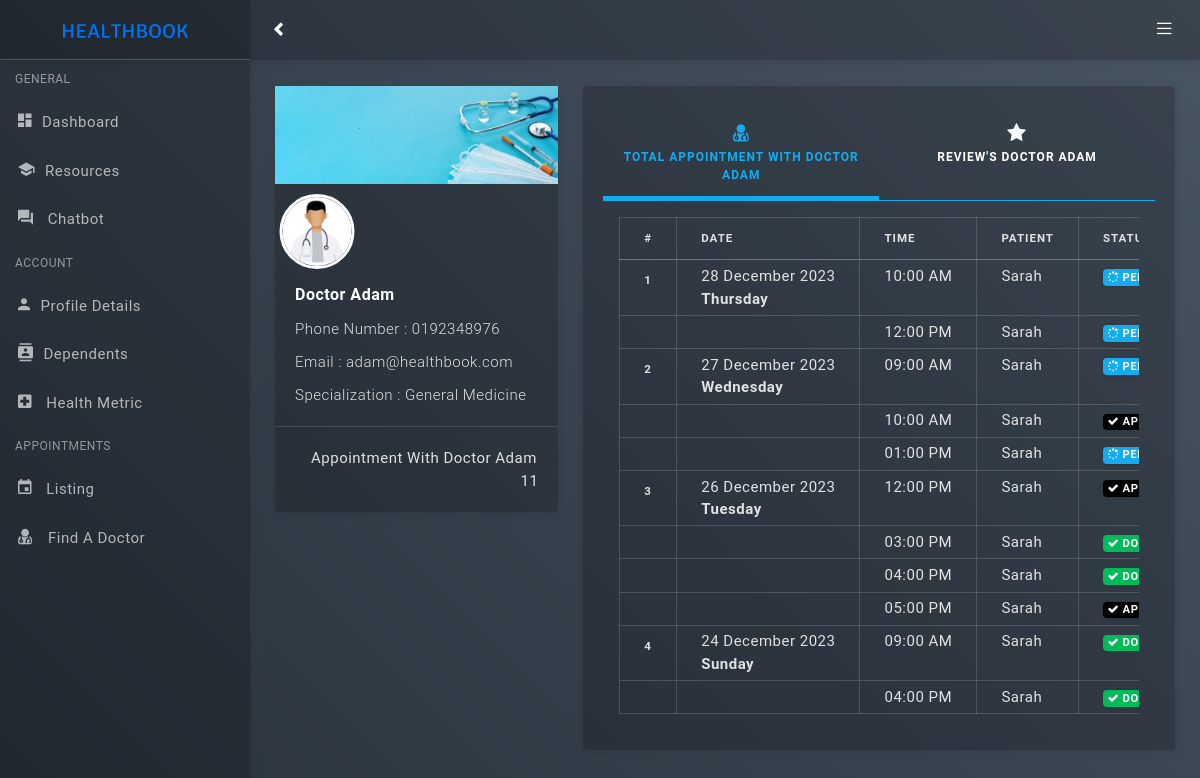
Page /patient/view-doctor.php?did=1 (signed in) on the committed database.
### tables this page shows
CREATE TABLE `doctor` (
  `id` bigint(20) NOT NULL,
  `doctorId` varchar(5) NOT NULL,
  `password` varchar(200) NOT NULL,
  `doctorName` varchar(255) NOT NULL,
  `doctorEmail` varchar(255) NOT NULL,
  `doctorPhone` varchar(15) NOT NULL,
  `specialization` int(11) NOT NULL
);

CREATE TABLE `specialization` (
  `id_specialization` int(11) NOT NULL,
  `name_specialization` varchar(255) NOT NULL
);

CREATE TABLE `appointment` (
  `appId` int(11) NOT NULL,
  `patientId` int(11) NOT NULL,
  `dependentID` int(11) DEFAULT NULL,
  `appType` varchar(50) NOT NULL,
  `appDate` date DEFAULT NULL,
  `appTime` time DEFAULT NULL,
  `status` varchar(10) NOT NULL DEFAULT 'pending',
  `doctorID` bigint(20) NOT NULL,
  `receipt` varchar(500) DEFAULT NULL
);

CREATE TABLE `patient` (
  `id` int(11) NOT NULL,
  `icPatient` bigint(20) NOT NULL,
  `patientName` varchar(500) NOT NULL,
  `patientEmail` varchar(100) NOT NULL,
  `password` varchar(200) NOT NULL,
  `patientPhone` varchar(15) NOT NULL,
  `patientGender` varchar(50) NOT NULL,
  `patientRace` varchar(50) NOT NULL,
  `patientAddress` varchar(500) NOT NULL
);

### patient/view-doctor.php (the view, shortened to what this page needs)
<?php
require '../dbconnection.php';
if (isset($_SESSION['id'], $_SESSION['password'])) {
?>
  <!DOCTYPE html>
  <html lang="en">
  <?php include "head.php"; ?>
  <body class="bg-theme bg-theme9">
    <div id="wrapper">
      <?php
      include "sidebar.php";
      include "header.php";
      ?>
      <div class="content-wrapper">
        <div class="container-fluid">
          <?php
          $did = $_GET['did'];
          $query = "SELECT a.*,b.name_specialization FROM doctor a JOIN specialization b WHERE a.id=$did AND a.specialization=b.id_specialization";
          if ($result = mysqli_query($con, $query)) {
            $row = mysqli_fetch_assoc($result);
            extract($row);
            $query2 = "SELECT COUNT(*) as total FROM appointment WHERE patientID='" . $_SESSION['id'] . "' AND doctorID='$did'";
            $result2 = mysqli_query($con, $query2);
            $row2 = mysqli_fetch_assoc($result2);
            $countApp = $row2['total'];
          ?>
            <div class="row mt-3">
              <div class="col-lg-4">
                <div class="card profile-card-2">
                  <div class="card-img-block">
                    <img class="img-fluid" src="../assets/images/bannerprofile.jpg">
                  </div>
                  <div class="card-body pt-5">
                    <img src="../assets/images/doctor.jpg" class="profile">
                    <h5 class="card-title"><?php echo $doctorName ?></h5>
                    <p class="card-text">Phone Number : <?php echo $doctorPhone ?></p>
                    <p class="card-text">Email : <?php echo $doctorEmail ?></p>
                    <p class="card-text">Specialization : <?php echo $name_specialization ?></p>
                  </div>
                  <div class="card-body border-top border-light">
                    <div class="media align-items-center">
                      <div class="media-body text-left ml-3">
                        <div class="progress-wrapper">
                          <p>Appointment With <?php echo $doctorName ?> <span class="float-right"><?php echo $countApp ?></span></p>
                        </div>
                      </div>
                    </div>
                  </div>
                </div>
              <?php
            } else {
              die("Error with the query in the database");
            }
              ?>
              </div>
              <div class="col-lg-8">
                <div class="card">
                  <div class="card-body">
                    <ul class="nav nav-tabs nav-tabs-primary top-icon nav-justified">
                      <li class="nav-item">
                        <a href="javascript:void();" data-target="#totalApp" data-toggle="pill" class="nav-link active"><i class="fa fa-user-md"></i> <span class="hidden-xs">Total Appointment With <?php echo $doctorName ?></span></a>
                      </li>
                      <li class="nav-item">
                        <a href="javascript:void();" data-target="#review" data-toggle="pill" class="nav-link"><i class="fa fa-star"></i> <span class="hidden-xs">Review's <?php echo $doctorName ?></span></a>
                      </li>
                    </ul>
                    <div class="tab-content p-3">
                      <div class="tab-pane active" id="totalApp">
                        <div class="table-responsive">
                          <table class="table table-sm table-bordered">
                            <thead>
                              <tr>
                                <th scope="col">#</th>
                                <th scope="col">Date</th>
                                <th scope="col">Time</th>
                                <th scope="col">Patient</th>
                                <th scope="col">Status</th>
                              </tr>
                            </thead>
                            <tbody>
                              <?php
                              $count = 1;
                              $query = "SELECT a.*, b.patientName FROM appointment a
                          JOIN patient b ON a.patientID = b.id
                          WHERE a.doctorID='$did' AND a.patientID='" . $_SESSION['id'] . "'
                          ORDER BY a.appDate DESC, a.appTime";
                              $result = mysqli_query($con, $query);
                              if ($result) {
                                if (mysqli_num_rows($result) > 0) {
                                  $currentDate = null;
                                  while ($row = mysqli_fetch_assoc($result)) {
                                    extract($row);
                                    $formattedTime = date('h:i A', strtotime($appTime));
                                    $formattedDate = date('j F Y', strtotime($appDate)) . "<br><b>" . date('l', strtotime($appDate)) . "</b>";
                                    if ($status == 'pending') {
                                      $statusBadge = '<span class="badge badge-primary"><i class="fa fa-spinner"></i> PENDING</span>';
                                    } elseif ($status == 'approved') {
                                      $statusBadge = '<span class="badge badge-dark"><i class="fa fa-check"></i> APPROVED</span>';
                                    } else {
                                      $statusBadge = '<span class="badge badge-success"><i class="fa fa-check"></i> DONE</span>';
                                    }
                                    if ($appDate != $currentDate) {
                                      echo "<tr>";
                                      echo "<th scope='row'>" . $count . "</th>";
                                      echo "<td>" . $formattedDate . "</td>";
                                      echo "<td>" . $formattedTime . "</td>";
                                      echo "<td>" . $patientName . "</td>";
                                      echo "<td>" . $statusBadge . "</td>";
                                      echo "</tr>";
                                      $count++;
                                      $currentDate = $appDate;
                                    } else {
                                      echo "<tr>";
                                      echo "<th scope='row'></th>";
                                      echo "<td></td>";
                                      echo "<td>" . $formattedTime . "</td>";
                                      echo "<td>" . $patientName . "</td>";
                                      echo "<td>" . $statusBadge . "</td>";
                                      echo "</tr>";
                                    }
                                  }
                                } else {
                                  echo "<tr>";
                                  echo "<td colspan='5' style='text-align: center; color: red;'>No records found</td>";
                                  echo "</tr>";
                                }
                              } else {
                                die("Error with the query in the database");
                              }
                              ?>
                            </tbody>
                          </table>
                        </div>
                      </div>
                    </div>
                  </div>
                </div>
              </div>
            </div>
        </div>
  </body>
  </html>
<?php
} else {
  header("location:../index.php");
  exit;
}
?>

### patient/head.php (shortened to what this page needs)
<head>
    <link href="../assets/css/bootstrap.min.css" rel="stylesheet" />
    <link href="../assets/css/animate.css" rel="stylesheet" type="text/css" />
    <link href="../assets/css/icons.css" rel="stylesheet" type="text/css" />
    <link href="../assets/css/app-style.css" rel="stylesheet" />
    <link href="../assets/plugins/simplebar/css/simplebar.css" rel="stylesheet" />
    <link href="../assets/css/sidebar-menu.css" rel="stylesheet" />
    <link href="../assets/plugins/fullcalendar/css/fullcalendar.min.css" rel='stylesheet' />
</head>

### patient/sidebar.php
<div id="sidebar-wrapper" data-simplebar="" data-simplebar-auto-hide="true">
    <div class="brand-logo">
        <a href="dashboard.php">
            <img src="../assets/images/logo.svg" class="w-50" alt="logo icon">
        </a>
    </div>
    <ul class="sidebar-menu do-nicescrol">
        <li class="sidebar-header">GENERAL</li>
        <li>
            <a href="dashboard.php">
                <i class="zmdi zmdi-view-dashboard" aria-hidden="true"></i><span>Dashboard</span>
            </a>
        </li>
        <li>
            <a href="resources.php">
                <i class="zmdi zmdi-graduation-cap" aria-hidden="true"></i><span>Resources</span>
            </a>
        </li>
        <li>
            <a href="conversation.php">
                <i class="zmdi zmdi-comments" aria-hidden="true"></i> <span>Chatbot</span>
            </a>
        </li>
        <li class="sidebar-header">ACCOUNT</li>
        <li>
            <a href="profile.php">
                <i class="zmdi zmdi-account" aria-hidden="true"></i><span>Profile Details</span>
            </a>
        </li>
        <li>
            <a href="dependent.php">
                <i class="zmdi zmdi-accounts-list-alt" aria-hidden="true"></i><span>Dependents</span>
            </a>
        </li>
        <li>
            <a href="health-metrics.php">
                <i class="zmdi zmdi-hospital" aria-hidden="true"></i> <span>Health Metric</span>
            </a>
        </li>
        <li class="sidebar-header">APPOINTMENTS</li>
        <li>
            <a href="appointment.php">
                <i class="zmdi zmdi-calendar" aria-hidden="true"></i> <span>Listing</span>
            </a>
        </li>
        <li>
            <a href="doctors.php">
                <i class="fa fa-user-md" aria-hidden="true"></i><span>Find A Doctor</span>
            </a>
        </li>
    </ul>
</div>

### patient/header.php (shortened to what this page needs)
<header class="topbar-nav">
    <nav class="navbar navbar-expand fixed-top">
        <ul class="navbar-nav mr-auto align-items-center">
            <li class="nav-item">
                <a class="nav-link toggle-menu" href="javascript:void();" onclick="changeIcon()">
                    <i id="icon" class="fa fa-chevron-left menu-icon"></i>
                </a>
            </li>
        </ul>
        <ul class="navbar-nav align-items-center right-nav-link">
            <li class="nav-item">
                <a class="nav-link dropdown-toggle dropdown-toggle-nocaret" data-toggle="dropdown" style="font-size: inherit;" href="javaScript:void();">
                    <i class="icon-menu"></i>
                </a>
            </li>
        </ul>
    </nav>
</header>

### assets/css/sidebar-menu.css (style rules this page uses)
.sidebar-menu { list-style: none; margin: 0; padding: 0; background-color: transparent; }
.sidebar-menu>li { position: relative; margin: 0; padding: 0; }
.sidebar-menu>li>a { padding: 13px 5px 13px 15px; display: block; border-left: 3px solid transparent; color: rgba(255, 255, 255, 0.65); font-size: 15px; }
.sidebar-menu>li>a>.fa { width: 20px; }
.sidebar-menu li.sidebar-header { padding: 10px 25px 10px 15px; font-size: 12px; color: rgba(255, 255, 255, 0.5); }
.sidebar-menu a { color: #b8c7ce; text-decoration: none; }

### rows in the picture
doctor: doctorName "Doctor Adam", doctorPhone "0192348976", doctorEmail "adam@healthbook.com", specialization.name_specialization "General Medicine", doctorName "DOCTOR ADAM"
appointment: appDate "28 December 2023", appDate "Thursday", appTime "10:00 AM", patientId.patientName "Sarah", status "pending" (drawn)
appointment: appTime "12:00 PM", patientId.patientName "Sarah", status "pending" (drawn)
appointment: appDate "27 December 2023", appDate "Wednesday", appTime "09:00 AM", patientId.patientName "Sarah", status "pending" (drawn)
appointment: appTime "10:00 AM", patientId.patientName "Sarah", status "APPROVED"
appointment: appTime "01:00 PM", patientId.patientName "Sarah", status "pending" (drawn)
appointment: appDate "26 December 2023", appDate "Tuesday", appTime "12:00 PM", patientId.patientName "Sarah", status "APPROVED"
appointment: appTime "03:00 PM", patientId.patientName "Sarah", status "DONE"
appointment: appTime "04:00 PM", patientId.patientName "Sarah", status "DONE"
appointment: appTime "05:00 PM", patientId.patientName "Sarah", status "APPROVED"
appointment: appDate "24 December 2023", appDate "Sunday", appTime "09:00 AM", patientId.patientName "Sarah", status "DONE"
appointment: appTime "04:00 PM", patientId.patientName "Sarah", status "DONE"

### other values in the picture
$countApp "11"
